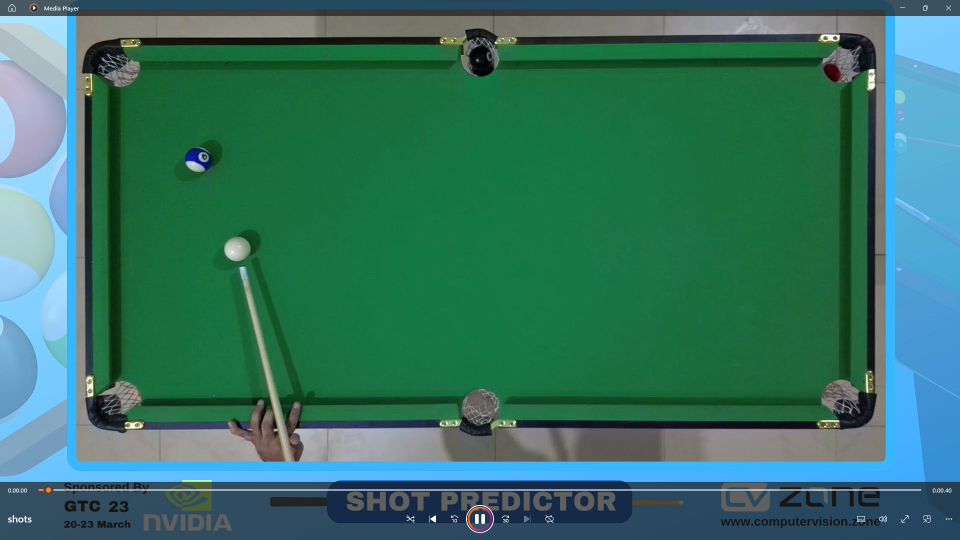
#> input picture resources/img.png, 1920 x 1080 px, given in place of shots.mp4, which was not available (shown at 1/2 size)
$ python main.py
#> lines starting #> are read from the running program, lines starting #| are printed output that depends on the picture; after the words box and inside, x2 and y2 are one past the last pixel; in counts of white or black regions, pixels touching at a corner belong together; pictures that were not available may be replaced by others from this repository, and a replacement may not be noted
import contextlib
import math
import cv2
import numpy as np


def locate_stick(image):
    # Crop image and define color range
    cropped_image = image[90:, :]
    lower_color = np.array([77, 44, 159])
    upper_color = np.array([100, 89, 213])
    kernel = np.ones((5, 5), np.uint8)

    # Apply filters to image
    filtered_image = apply_color_filter(cropped_image, lower_color, upper_color)
    processed_image = process_image(filtered_image)
    dilated_image = cv2.dilate(processed_image, kernel, iterations=1)
    thresholded_image = cv2.erode(dilated_image, kernel, iterations=1)

    # Find contours and stick object
    contours, hierarchy = cv2.findContours(thresholded_image, cv2.RETR_EXTERNAL, cv2.CHAIN_APPROX_NONE)
    max_area = -1
    stick_object = []

    for i in contours:
        area = cv2.contourArea(i)

        if 20 < area < 150:
            cv2.drawContours(filtered_image, i, -1, (172, 0, 196), 2)
            peri = cv2.arcLength(i, True)
            approx = cv2.approxPolyDP(i, 0.02 * peri, True)
            objCor = len(approx)
            x, y, w, h = cv2.boundingRect(approx)

            if objCor > 2:
                # Find the stick
                if 18 > w > 5 and 18 > h > 5:
                    if area > max_area:
                        max_area = area
                        stick_object = [x, y + 90, w, h]

    if stick_object:
        cv2.rectangle(filtered_image, (stick_object[0], stick_object[1] - 90),
                      (stick_object[0] + stick_object[2], stick_object[1] - 90 + stick_object[3]), (255, 255, 255), 2)
        return stick_object


# [11 lines left out: function calculate_trigonometric, not called in this run]


# Function to find the position of the cue ball
def findCueBall(image):
    # Crop the image and apply color filtering and edge detection
    cropped = image[56:383, 38:757]
    hsv = cv2.cvtColor(cropped, cv2.COLOR_BGR2HSV)
    mask = cv2.inRange(hsv, np.array([40, 9, 107]), np.array([72, 96, 210]))
    filtered = cv2.bitwise_and(cropped, cropped, mask=mask)
    processed = cv2.Canny(cv2.GaussianBlur(cv2.cvtColor(filtered, cv2.COLOR_BGR2GRAY), (7, 7), 2), 50, 50)
    # Find the contours
    contours, hierarchy = cv2.findContours(processed, cv2.RETR_EXTERNAL, cv2.CHAIN_APPROX_NONE)
    for cnt in contours:
        area = cv2.contourArea(cnt)
        if 400 < area < 500:
            cv2.drawContours(filtered, cnt, -1, (172, 0, 196), 2)
            peri = cv2.arcLength(cnt, True)
            approx = cv2.approxPolyDP(cnt, 0.02 * peri, True)
            obj_cor = len(approx)
            x, y, w, h = cv2.boundingRect(approx)
            # Find the ball
            if obj_cor >= 8:
                return [x + 38, y + 56, w, h]


def apply_color_filter(image, lower_bound, upper_bound):
    # Convert the image from BGR to HSV color space
    hsv_image = cv2.cvtColor(image, cv2.COLOR_BGR2HSV)

    # Create a mask that filters out colors outside of the specified bounds
    color_mask = cv2.inRange(hsv_image, lower_bound, upper_bound)

    return cv2.bitwise_and(image, image, mask=color_mask)


def find_colored_balls(image):
    cropped_img = image[110:375, 38:770]
    kernel = np.ones((5, 5), np.uint8)

    lower_values = [[13, 133, 132], [74, 33, 71], [61, 36, 70], [82, 71, 72], [0, 98, 70], [61, 36, 70], [120, 53, 116],
                    [0, 0, 0]]
    upper_values = [[66, 255, 255], [123, 255, 255], [79, 232, 255], [125, 255, 255], [17, 255, 255], [79, 232, 255],
                    [179, 255, 255], [179, 255, 255]]
    filtered_imgs = []

    for x in range(8):
        lower = np.array(lower_values[x])
        upper = np.array(upper_values[x])
        filtered_imgs.append(apply_color_filter(cropped_img, lower, upper))

    for f_img in filtered_imgs:
        img_processed = process_image(f_img)
        ball_count = 0
        found_balls = []
        dial = cv2.dilate(img_processed, kernel, iterations=1)
        thres = cv2.erode(dial, kernel, iterations=1)
        contours, hierarchy = cv2.findContours(thres, cv2.RETR_EXTERNAL, cv2.CHAIN_APPROX_NONE)

        for i in contours:
            area = cv2.contourArea(i)

            if 50 < area < 520:
                cv2.drawContours(f_img, i, -1, (172, 0, 196), 1)
                peri = cv2.arcLength(i, True)
                approx = cv2.approxPolyDP(i, 0.02 * peri, True)
                obj_cor = len(approx)
                x, y, w, h = cv2.boundingRect(approx)

                if (
                        7 < obj_cor < 14
                        and 15 < h < 38
                        and 15 < w < 38
                        and abs(w - h) < 7
                ):
                    ball_count += 1
                    found_balls.append([x, y, w, h])
                    cv2.circle(f_img, (x + w // 2, y + h // 2), (w // 2), (255, 255, 0), 2)
                    cv2.putText(f_img, "Ball", (x + (w // 2) - 10, y + (h // 2) - 10), cv2.FONT_HERSHEY_COMPLEX,
                                0.8, (255, 255, 255), 1)

        if ball_count == 1:
            x, y, w, h, r = found_balls[0][0], found_balls[0][1], found_balls[0][2], found_balls[0][3], (
                    found_balls[0][2] // 2 + found_balls[0][3] // 2) // 2

            if r >= 15:
                r = 14

            return [x + 38, y + 110, w, h, r]


def process_image(image):
    # Convert the image to grayscale
    gray_image = cv2.cvtColor(image, cv2.COLOR_BGR2GRAY)

    # Apply Gaussian blur with a kernel size of 7x7 and standard deviation of 2
    blurred_image = cv2.GaussianBlur(gray_image, (7, 7), 2)

    return cv2.Canny(blurred_image, 50, 50)


def locate_holes():
    return [
        [15, 40, 65, 85],
        [372, 35, 412, 75],
        [725, 39, 795, 78],
        [25, 372, 74, 408],
        [377, 376, 420, 413],
        [725, 368, 795, 410],
    ]


def get_hit_point(stick, cue_ball, average_radius, hit_points):
    stick_points = []
    hit_point = []
    cue_ball_x = cue_ball[0] + cue_ball[2] // 2
    cue_ball_y = cue_ball[1] + cue_ball[3] // 2

    average_radius.append((stick[2] // 2 + stick[3] // 2) // 2)
    radius = sum(average_radius) // len(average_radius)

    o_x = stick[0] + stick[2] // 2
    o_y = stick[1] + stick[3] // 2
    for ang in range(360):
        sine, cosine = get_sine_cosine(ang)
        p_x = int(cosine * radius)
        p_y = int(sine * radius)
        stick_points.append([o_x + p_x, o_y + p_y])

    min_distance = math.inf
    for t_point in stick_points:
        distance = math.sqrt((cue_ball_x - t_point[0]) ** 2 + (cue_ball_y - t_point[1]) ** 2)
        if distance < min_distance:
            min_distance = distance
            hit_point = t_point

    hit_points.append(hit_point)
    sum_x, sum_y = 0, 0
    for point in hit_points:
        sum_x += point[0]
        sum_y += point[1]
    return [sum_x // len(hit_points), sum_y // len(hit_points)]


def get_sine_cosine(angle):
    angle = math.radians(angle)
    return math.sin(angle), math.cos(angle)


# Draw the result on the image with given paths and color
def drawResult(paths, color, prediction, final, accuracy=0):
    for i, path in enumerate(paths):
        # Draw dotted line between consecutive points in path
        if i > 0:
            draw_dotted_line(imgCropped, (paths[i - 1][0], paths[i - 1][1]), (path[0], path[1]), color)
            # Draw filled circle at each point in path
            cv2.circle(imgCropped, (path[0], path[1]), 10, color, cv2.FILLED)

    # Draw filled rectangle with text indicating prediction
    prediction_text = "Prediction: In" if prediction else "Prediction: Out"
    cv2.putText(imgCropped, prediction_text, (315, 150), cv2.FONT_HERSHEY_SIMPLEX, 0.5, (1000, 100, 800), 2)


# Define a function that computes the equation of a line given two points
def line_equation(point_a, point_b):
    # Extract the coordinates of the two points
    x1, y1 = point_a[0], point_a[1]
    x2, y2 = point_b[0], point_b[1]
    # Compute the slope of the line
    try:
        slope = (y2 - y1) / (x2 - x1)
    except ZeroDivisionError:
        slope = (y2 - y1) / (x2 + 1 - x1)
    # Compute the y-intercept of the line
    y_intercept = y1 - (slope * x1)
    # Return the slope and y-intercept as a tuple
    return slope, y_intercept


# Define a function that draws a dotted line between two points on an image
# def draw_dotted_line(image, point_a, point_b, color):
#     cv2.line(image, point_a, point_b, color, thickness=2)


def draw_dotted_line(image, point_a, point_b, color):
    # Compute the distance between the two points
    distance = ((point_a[0] - point_b[0]) ** 2 + (point_a[1] - point_b[1]) ** 2) ** 0.5
    # Initialize an empty list to store the points along the line
    points = []
    # Iterate over the line with a step size of 15 pixels
    for i in range(0, int(distance), 15):
        # Compute the relative position of the current point along the line
        r = i / distance
        # Compute the x and y coordinates of the current point using linear interpolation
        x = int((point_a[0] * (1 - r) + point_b[0] * r) + 0.5)
        y = int((point_a[1] * (1 - r) + point_b[1] * r) + 0.5)
        # Add the current point to the list of points along the line
        points.append((x, y))
    # Draw circles at each point along the line to create a dotted effect
    for point in points:
        # cv2.circle(image, point, 3, color, -1)
        cv2.line(image,point_a,point_b,color,2)

# Function to detect collision between a cue ball and a colored ball
def detect_collision(cue_ball, colored_ball):
    # Create lists to store the points on the cue ball and colored ball
    cue_ball_points = []
    colored_ball_points = []

    # Calculate the radius and center of the cue ball
    cue_radius = (cue_ball[2] - cue_ball[0]) // 2
    cue_center_x = cue_ball[0] + (cue_ball[2] - cue_ball[0]) // 2
    cue_center_y = cue_ball[1] + (cue_ball[3] - cue_ball[1]) // 2

    # Calculate the points on the cue ball using polar coordinates
    for angle in range(0, 360):
        sine, cosine = get_sine_cosine(angle)
        point_x = int(cosine * cue_radius)
        point_y = int(sine * cue_radius)
        cue_ball_points.append([cue_center_x + point_x, cue_center_y + point_y])

    # Calculate the radius and center of the colored ball
    colored_radius = colored_ball[4]
    colored_center_x = colored_ball[0] + (colored_ball[2] - colored_ball[0]) // 2
    colored_center_y = colored_ball[1] + (colored_ball[3] - colored_ball[1]) // 2

    # Calculate the points on the colored ball using polar coordinates
    for angle in range(0, 360):
        sine, cosine = get_sine_cosine(angle)
        point_x = int(cosine * colored_radius)
        point_y = int(sine * colored_radius)
        colored_ball_points.append([colored_center_x + point_x, colored_center_y + point_y])

    # Find the points of intersection between the cue ball and colored ball
    intersection_points = []
    for point in cue_ball_points:
        if point in colored_ball_points:
            intersection_points.append(point)

    # If there are intersection points, calculate the average point and return it
    if len(intersection_points) > 0:
        avg_point = [0, 0]
        for point in intersection_points:
            avg_point[0] += point[0]
            avg_point[1] += point[1]
        avg_point[0] //= len(intersection_points)
        avg_point[1] //= len(intersection_points)
        cv2.circle(imgCropped, (avg_point[0], avg_point[1]), 8, (0, 200, 200), cv2.FILLED)  # line 314
        return True, avg_point

    # If there are no intersection points, return False and an empty list
    return False, []


def predictBounce(point, radius, holes):
    """
    Predicts the color of a circle centered at `point` with `radius`,
    and whether it falls into any of the `holes`.
    """
    is_in_hole = False
    color = (0, 0, 200)  # default color is blue

    for hole in holes:
        if (point[0] - radius >= hole[0] and point[1] - radius >= hole[1] and
                point[0] + radius <= hole[2] and point[1] + radius <= hole[3]):
            is_in_hole = True
            color = (0, 200, 0)  # color is green if in a hole

    return color, is_in_hole


def predict_path(collision_point, ball_rect, paths, holes):  # 284
    # Calculate the center of the colored ball
    ball_center = [ball_rect[0] + ball_rect[2] // 2, ball_rect[1] + ball_rect[3] // 2]

    # Calculate the equation of the line from the collision point to the ball center
    m, n = line_equation(collision_point, [ball_center[0] + 1, ball_center[1] + 1])

    # Determine the initial x coordinate based on the position of the collision point
    last_x = 30 if collision_point[0] > ball_center[0] else 790
    # Check if the ball will hit any walls
    for _ in range(2):
        x = last_x
        y = int((m * x) + n)

        # Handle collisions with the top and bottom walls
        if y >= 390:
            y = 390
            x = int((y - n) / m)
        if y <= 60:
            y = 60
            x = int((y - n) / m)

        # Handle collisions with the side walls
        if 75 < y < 350 and x >= 765:
            x = 765
            y = int((m * x) + n)
            last_x = 30
        if 75 < y < 350 and x <= 35:
            x = 35
            y = int((m * x) + n)
            last_x = 765

        # Add the new position to the path
        paths.append([x, y])

        # Check if the ball falls into a hole
        color, in_hole = predictBounce(paths[-1], 12, holes)
        if in_hole:
            return paths, color, in_hole

        # If not, invert the slope to simulate the ball bouncing off the wall
        m = -m
        n = y - (m * x)

    return paths, color, in_hole


# Predict the outcome of a shot
def predict_shot(hit_point, cue_ball, colored_balls, holes):
    with contextlib.suppress(TypeError):
        # Calculate the line equation from the hit point to the cue ball
        m1, n1 = line_equation([hit_point[0], hit_point[1]],
                               [cue_ball[0] + cue_ball[2] // 2, cue_ball[1] + cue_ball[3] // 2])

        # Generate points along the path of the cue ball towards the colored ball
        points = []
        x_last = (colored_balls[0] + colored_balls[2] // 2)
        x1, y1 = x_last, int((m1 * x_last) + n1)
        step = 1 if x_last >= cue_ball[0] + cue_ball[2] // 2 else -1
        for x in range(cue_ball[0] + cue_ball[2] // 2, x_last, step):
            y = int((m1 * x) + n1)
            points.append([x, y])

        # Check for collisions with the colored ball and predict the paths
        for point in points:
            bbox = [point[0] - cue_ball[2] // 2, point[1] - cue_ball[3] // 2, point[0] + cue_ball[2] // 2,
                    point[1] + cue_ball[3] // 2, ]
            collision, collision_point = detect_collision(bbox, [colored_balls[0], colored_balls[1],
                                                                 colored_balls[0] + colored_balls[2],
                                                                 colored_balls[1] + colored_balls[3], colored_balls[4]])
            if collision:
                return _extracted_from_predict_shot_25(
                    colored_balls, collision_point, holes, cue_ball
                )


# TODO Rename this here and in `predict_shot`
def _extracted_from_predict_shot_25(colored_balls, collision_point, holes, cue_ball):
    # Predict the paths of the colored ball
    paths = [[colored_balls[0] + colored_balls[2] // 2, colored_balls[1] + colored_balls[3] // 2]]
    paths, color, in_hole = predict_path(collision_point, colored_balls, paths, holes)

    # Draw the predicted paths and collision point on the image
    drawResult(paths, color, in_hole, False)
    draw_dotted_line(imgCropped, (cue_ball[0] + cue_ball[2] // 2, cue_ball[1] + cue_ball[3] // 2),
                     (collision_point[0], collision_point[1]), (200, 200, 200))
    cv2.circle(imgCropped, (collision_point[0], collision_point[1]), 5, (200, 200, 200), cv2.FILLED)

    return {"prediction": in_hole, "paths": paths, "color": color}


# Initialize variables
cap = cv2.VideoCapture("resources/shots.mp4")
frameWidth = 960
frameHeight = 540
size = (frameWidth, frameHeight)

result = cv2.VideoWriter('resources/shotsProcessed.mp4', cv2.VideoWriter_fourcc(*'mp4v'), 20, size)

holes = locate_holes()
hitPoints = []
averageRadius = []
lastSpot = []
prediction = True
possibleOutcomes = []
frameId = 1

shotIndex = 1

# Start program
while True:
    success, frame = cap.read()
#> frame is the input picture: shape (1080, 1920, 3); mean B, G, R 100.1, 114.8, 53.6
    imgRaw = cv2.resize(frame, (frameWidth, frameHeight))
    imgCropped = imgRaw[10:460, 80:881]
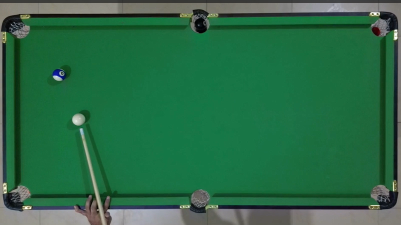
#> imgCropped: shape (450, 801, 3) (shown at 1/2 size); mean B, G, R 70.2, 106.6, 42

    # Detect the objects
    stick = locate_stick(imgCropped)
#> in apply_color_filter, `color_mask = cv2.inRange(hsv_image, lower_bound, upper_bound)`:
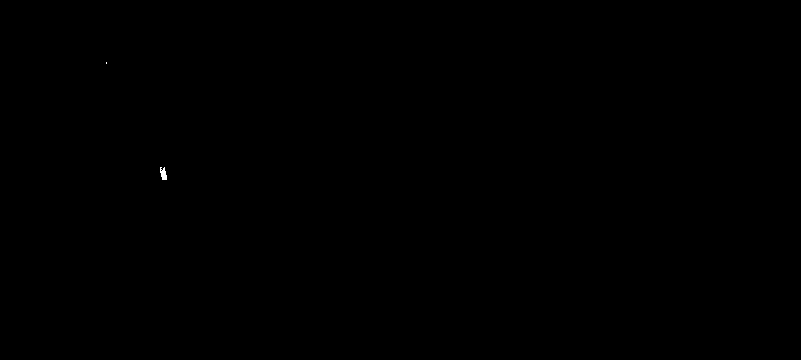
#> color_mask: shape (360, 801); 0.02% white; 2 white regions (1 under 20 px), largest, box (x1, y1, x2, y2) and area: (160, 167, 167, 180) 63
#> in locate_stick, `contours, hierarchy = cv2.findContours(thresholded_image, cv2.RETR_EXT..`: contours = 1 contour; box (x1, y1, x2, y2) and area: (160, 168, 167, 180) 54
#> the loop in locate_stick, `for i in contours:` made 1 pass
#> (area, peri, objCor, x, y, w, h, max_area) on pass 1: (53.5, 31.07, 9, 160, 168, 7, 12, 53.5)
#> after the loop in locate_stick, `for i in contours:`: max_area = 53.5
#> stick = [160, 258, 7, 12]
    cueBall = findCueBall(imgCropped)
#> in findCueBall, `cropped = image[56:383, 38:757]`:
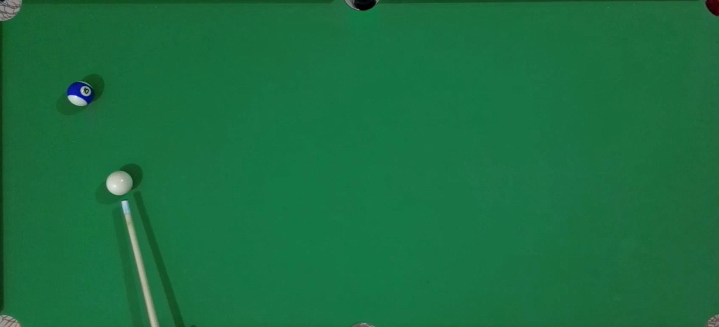
#> cropped: shape (327, 719, 3); mean B, G, R 64.4, 110.8, 25.8
#> in findCueBall, `contours, hierarchy = cv2.findContours(processed, cv2.RETR_EXTERNAL, c..`: contours = 19 contours, 18 with area under 20; largest, box (x1, y1, x2, y2) and area: (105, 171, 132, 195) 490
#> the loop in findCueBall, `for cnt in contours:` made 12 passes
#> (area, peri, obj_cor, x, y, w, h) on pass 12: (489.5, 82.18, 8, 105, 171, 27, 24)
#> after the loop in findCueBall, `for cnt in contours:`:
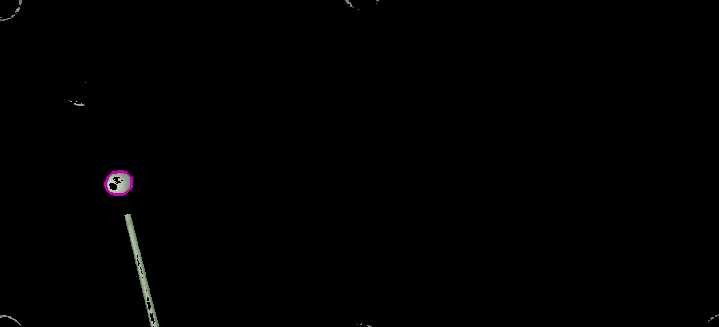
#> filtered: shape (327, 719, 3); mean B, G, R 0.9, 0.9, 0.9
#> cueBall = [143, 227, 27, 24]
    coloredBalls = find_colored_balls(imgCropped)
#> in find_colored_balls, `cropped_img = image[110:375, 38:770]`:
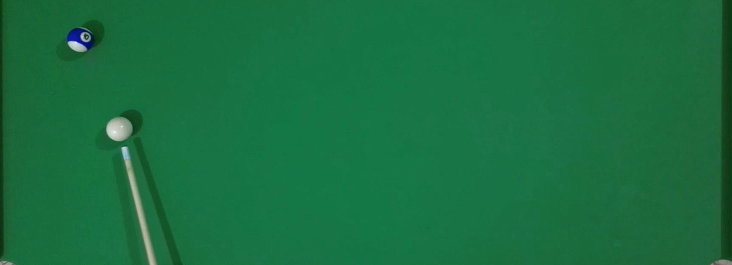
#> cropped_img: shape (265, 732, 3); mean B, G, R 64.9, 111.2, 25.4
#> the loop in find_colored_balls, `for x in range(8):` made 8 passes
#> pass 3, in apply_color_filter (call 4), `color_mask = cv2.inRange(hsv_image, lower_bound, upper_bound)`:
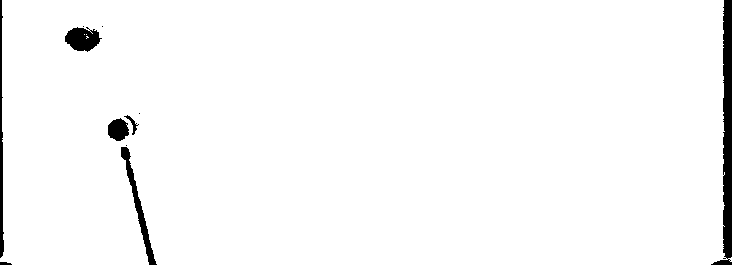
#> color_mask: shape (265, 732); 97.5% white; 11 black regions (4 under 20 px), largest, box (x1, y1, x2, y2) and area: (711, 0, 732, 265) 2303, (121, 147, 157, 265) 741, (0, 0, 4, 258) 653
#> after the loop in find_colored_balls, `for x in range(8):`: filtered_imgs = 8 items
#> the loop in find_colored_balls, `for f_img in filtered_imgs:` made 4 passes
#> (x, y, w, h) on pass 4: (65, 27, 27, 24)
#> pass 2, in process_image (call 3), `blurred_image = cv2.GaussianBlur(gray_image, (7, 7), 2)`:
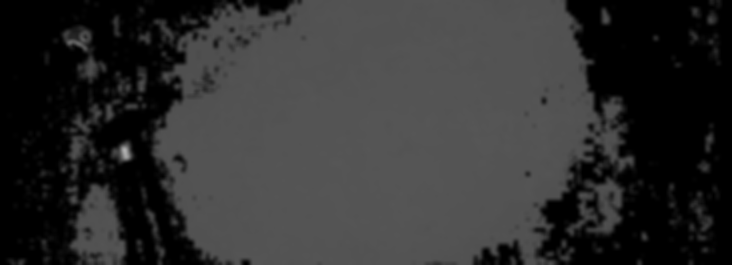
#> blurred_image: shape (265, 732); min 0, max 176, mean 48.4
#> (the rest of the program and of its run is left out)
